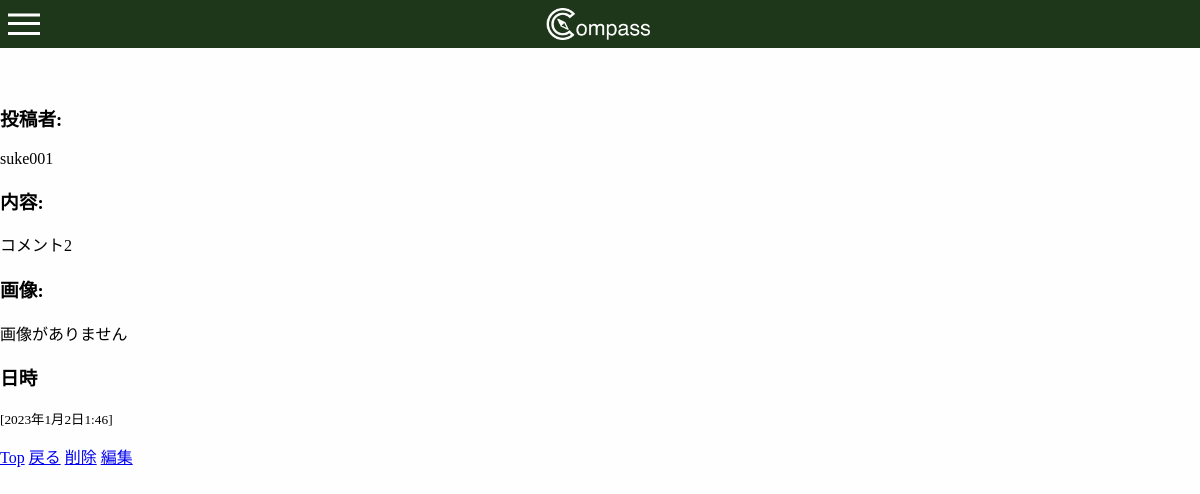
The page /top/comment/21/ on the database its author committed.
### app01/models.py (models this page shows, shortened)
class Comment(models.Model):
    text = models.TextField()
    posted_at = models.DateTimeField(default=timezone.now)
    article = models.ForeignKey(Article, related_name='comments', on_delete=models.CASCADE)
    like = models.IntegerField(default=0)
    image = models.ImageField(upload_to='media/comment',null=True, blank=True)
    user = models.ForeignKey(User, on_delete=models.CASCADE)
    anonymity = models.BooleanField(default=False, blank=True, null=True)

### app01/views.py (the view)
# urls.py: path('comment/<int:comment_id>/',views.comment_detail, name='comment_detail'),
def comment_detail(request, comment_id):
	try:
		comment = Comment.objects.get(pk=comment_id)
	except Comment.DoesNotExist:
		raise Http404("Comment does not exist")
	context = {
		"comment": comment,
		}
	return render(request, 'app01/comment-detail.html', context)

### app01/templates/app01/comment-detail.html (shortened to what this page needs)
{% load static %}
<html>
    <head>
        <link rel="stylesheet" href="{% static 'css/header.css' %}">
    </head>
    <body>
      <header>
        <div class="inner">
          <div class="inner_color">
            <a href="{% url 'home' %}"><img src="../../../media/images/Compassアイコン.png" height="32px"></a>
          </div>
          <div class="h-menu">
            <label class="h-menu_icon" for="h-menu_checkbox"><span class="hamburger-icon"></span></label>
          </div>
        </div>
      </header>
        <h1>投稿詳細</h1>
        <br>
        <div>
          <h3>投稿者:</h3>
            {% if comment.anonymity %}
            <p>{{ comment.user }}</p>
            {% else %}
            <p>匿名</p>
            {% endif %}
            <div>
                <h3>内容:</h3>
               {{ comment.text | linebreaksbr }}
            </div>
            <h3>画像:</h3>
            <diV>
              <p>画像がありません</p>
            </diV>
            <h3>日時</h3>
            <small>[{{ comment.posted_at }}]</small>
        </div>
        <p>
            <a href="{% url 'index' %}" id="Top">Top</a>
            <a href="{% url 'detail' comment.article.id%}">戻る</a>
            <a href="{% url 'comment_delete' comment.id %}" >削除</a>
            <a href="{% url 'comment_update' comment.id %}" >編集</a>
        </p>
    </body>
</html>

### authtest/static/css/header.css (style rules this page uses)
body { margin: 0; background-color: #fefefe; top: 48px; }
.inner { position: relative; top: 0; }
.inner_color { background-color: #1E371A; width: 100%; height: 48px; z-index: 0; position: absolute; }
.inner_color img, h2 { position: absolute; color: aliceblue; left: 50%; top: 50%; transform: translate(-50%, -50%); margin: 0px; }
a { height: auto; }
a img { display: inline-block; bottom: 0px; padding: 0px; }
.h-menu { z-index: 10; position: absolute; }
.h-menu_icon { display: inline-block; width: 30px; height: 30px; vertical-align: middle; position: absolute; left: 8px; }
.hamburger-icon, .hamburger-icon::before, .hamburger-icon::after { content: ''; display: block; position: absolute; z-index: 100; top:0; bottom:0; width: 32px; height: 3px; background: white; cursor: pointer; top: 50%; transform: translate(0, -50%); }
.hamburger-icon:before { top: 10px; }
.hamburger-icon:after { top: 20px; }
.h-menu_icon .hamburger-icon, .h-menu_icon .hamburger-icon::before, .h-menu_icon .hamburger-icon::after, #h-menu_black, #h-menu_content { -webkit-transition: all .3s ; transition: all .3s ; }

### rows shown on the page
Comment: user "suke001", text "コメント2", posted_at "2023年1月2日1:46"
